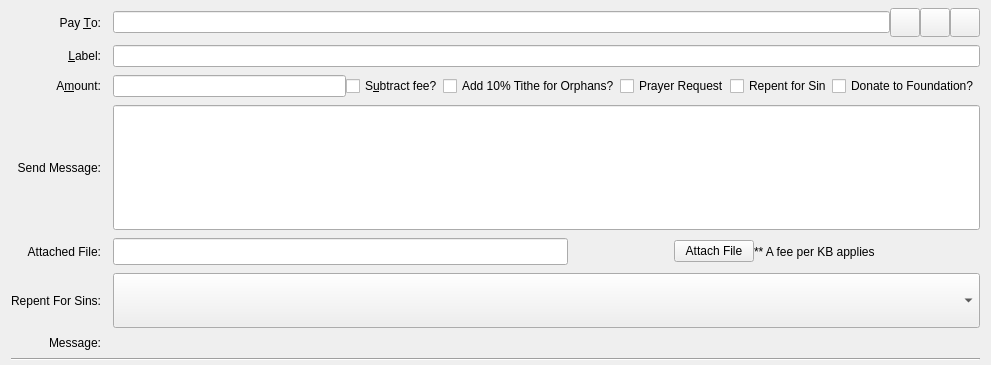
  <widget class="QFrame" name="SendCoins">
   <property name="toolTip">
    <string>This is a normal payment.</string>
   </property>
   <property name="frameShape">
    <enum>QFrame::NoFrame</enum>
   </property>
   <layout class="QGridLayout" name="gridLayout">
    <property name="topMargin">
     <number>8</number>
    </property>
    <property name="bottomMargin">
     <number>4</number>
    </property>
    <property name="horizontalSpacing">
     <number>12</number>
    </property>
    <property name="verticalSpacing">
     <number>8</number>
    </property>
    <item row="0" column="0">
     <widget class="QLabel" name="payToLabel">
      <property name="text">
       <string>Pay &amp;To:</string>
      </property>
      <property name="alignment">
       <set>Qt::AlignRight|Qt::AlignTrailing|Qt::AlignVCenter</set>
      </property>
      <property name="buddy">
       <cstring>payTo</cstring>
      </property>
     </widget>
    </item>
    <item row="0" column="1">
     <layout class="QHBoxLayout" name="payToLayout">
      <property name="spacing">
       <number>0</number>
      </property>
      <item>
       <widget class="QValidatedLineEdit" name="payTo">
        <property name="toolTip">
         <string>The Biblepay address to send the payment to</string>
        </property>
       </widget>
      </item>
      <item>
       <widget class="QToolButton" name="addressBookButton">
        <property name="toolTip">
         <string>Choose previously used address</string>
        </property>
        <property name="text">
         <string/>
        </property>
        <property name="iconSize">
         <size>
          <width>22</width>
          <height>22</height>
         </size>
        </property>
        <property name="shortcut">
         <string>Alt+A</string>
        </property>
       </widget>
      </item>
      <item>
       <widget class="QToolButton" name="pasteButton">
        <property name="toolTip">
         <string>Paste address from clipboard</string>
        </property>
        <property name="text">
         <string/>
        </property>
        <property name="iconSize">
         <size>
          <width>22</width>
          <height>22</height>
         </size>
        </property>
        <property name="shortcut">
         <string>Alt+P</string>
        </property>
       </widget>
      </item>
      <item>
       <widget class="QToolButton" name="deleteButton">
        <property name="toolTip">
         <string>Remove this entry</string>
        </property>
        <property name="text">
         <string/>
        </property>
        <property name="iconSize">
         <size>
          <width>22</width>
          <height>22</height>
         </size>
        </property>
       </widget>
      </item>
     </layout>
    </item>
    <item row="1" column="0">
     <widget class="QLabel" name="labellLabel">
      <property name="text">
       <string>&amp;Label:</string>
      </property>
      <property name="alignment">
       <set>Qt::AlignRight|Qt::AlignTrailing|Qt::AlignVCenter</set>
      </property>
      <property name="buddy">
       <cstring>addAsLabel</cstring>
      </property>
     </widget>
    </item>
    <item row="1" column="1">
     <widget class="QLineEdit" name="addAsLabel">
      <property name="toolTip">
       <string>Enter a label for this address to add it to the list of used addresses</string>
      </property>
     </widget>
    </item>
    <item row="2" column="0">
     <widget class="QLabel" name="amountLabel">
      <property name="text">
       <string>A&amp;mount:</string>
      </property>
      <property name="alignment">
       <set>Qt::AlignRight|Qt::AlignTrailing|Qt::AlignVCenter</set>
      </property>
      <property name="buddy">
       <cstring>payAmount</cstring>
      </property>
     </widget>
    </item>
    <item row="2" column="1">
     <layout class="QHBoxLayout" name="horizontalLayoutAmount" stretch="0,1,0,0,0,0">
      <item>
       <widget class="BitcoinAmountField" name="payAmount">
        <property name="minimumSize">
         <size>
          <width>233</width>
          <height>0</height>
         </size>
        </property>
       </widget>
      </item>
      <item>
       <widget class="QCheckBox" name="checkboxSubtractFeeFromAmount">
        <property name="maximumSize">
         <size>
          <width>100</width>
          <height>16777215</height>
         </size>
        </property>
        <property name="toolTip">
         <string>The fee will be deducted from the amount being sent. The recipient will receive a lower amount of Biblepay than you enter in the amount field. If multiple recipients are selected, the fee is split equally.</string>
        </property>
        <property name="text">
         <string>S&amp;ubtract fee?</string>
        </property>
       </widget>
      </item>
      <item>
       <widget class="QCheckBox" name="checkboxTithe">
        <property name="toolTip">
         <string>Include 10% Tithe for Orphans?</string>
        </property>
        <property name="text">
         <string>Add 10% Tithe for Orphans?</string>
        </property>
       </widget>
      </item>
      <item>
       <widget class="QCheckBox" name="checkboxPrayer">
        <property name="toolTip">
         <string>Prayer Request</string>
        </property>
        <property name="text">
         <string>Prayer Request</string>
        </property>
       </widget>
      </item>
      <item>
       <widget class="QCheckBox" name="checkboxRepent">
        <property name="toolTip">
         <string>Repent for Sin?</string>
        </property>
        <property name="text">
         <string>Repent for Sin</string>
        </property>
       </widget>
      </item>
      <item>
       <widget class="QCheckBox" name="checkboxFoundation">
        <property name="toolTip">
         <string>Donate to Foundation?</string>
        </property>
        <property name="text">
         <string>Donate to Foundation?</string>
        </property>
       </widget>
      </item>
     </layout>
    </item>
    <item row="3" column="0">
     <widget class="QLabel" name="lbl14">
      <property name="text">
       <string>Send Message:</string>
      </property>
      <property name="alignment">
       <set>Qt::AlignRight|Qt::AlignTrailing|Qt::AlignVCenter</set>
      </property>
      <property name="buddy">
       <cstring>Send Custom Message to Recipient</cstring>
      </property>
     </widget>
    </item>
    <item row="3" column="1">
     <layout class="QHBoxLayout" name="horizontalLayout_7">
      <property name="spacing">
       <number>0</number>
      </property>
      <item>
       <widget class="QValidatedLineEdit" name="txtMessage">
        <property name="enabled">
         <bool>true</bool>
        </property>
        <property name="minimumSize">
         <size>
          <width>0</width>
          <height>125</height>
         </size>
        </property>
        <property name="toolTip">
         <string>Send Custom Message to Recipient </string>
        </property>
        <property name="maxLength">
         <number>1000</number>
        </property>
       </widget>
      </item>
     </layout>
    </item>
    <item row="4" column="0">
     <widget class="QLabel" name="lblatt">
      <property name="text">
       <string>Attached File:</string>
      </property>
      <property name="alignment">
       <set>Qt::AlignRight|Qt::AlignTrailing|Qt::AlignVCenter</set>
      </property>
      <property name="buddy">
       <cstring>Attach a file to this message</cstring>
      </property>
     </widget>
    </item>
    <item row="4" column="1">
     <layout class="QHBoxLayout" name="horizontalLayout_71">
      <property name="spacing">
       <number>0</number>
      </property>
      <item>
       <widget class="QValidatedLineEdit" name="txtFile">
        <property name="enabled">
         <bool>true</bool>
        </property>
        <property name="minimumSize">
         <size>
          <width>455</width>
          <height>27</height>
         </size>
        </property>
        <property name="maximumSize">
         <size>
          <width>600</width>
          <height>16777215</height>
         </size>
        </property>
        <property name="toolTip">
         <string>Attached File</string>
        </property>
        <property name="maxLength">
         <number>1000</number>
        </property>
        <property name="readOnly">
         <bool>true</bool>
        </property>
       </widget>
      </item>
      <item>
       <spacer name="horizontalSpacer">
        <property name="orientation">
         <enum>Qt::Horizontal</enum>
        </property>
        <property name="sizeHint" stdset="0">
         <size>
          <width>5</width>
          <height>12</height>
         </size>
        </property>
       </spacer>
      </item>
      <item>
       <widget class="QPushButton" name="btnAttach">
        <property name="text">
         <string>Attach File</string>
        </property>
       </widget>
      </item>
      <item>
       <widget class="QLabel" name="lblIPFSFee">
        <property name="text">
         <string>** A fee per KB applies</string>
        </property>
       </widget>
      </item>
      <item>
       <spacer name="horizontalSpacer_2">
        <property name="orientation">
         <enum>Qt::Horizontal</enum>
        </property>
        <property name="sizeHint" stdset="0">
         <size>
          <width>6</width>
          <height>20</height>
         </size>
        </property>
       </spacer>
      </item>
     </layout>
    </item>
    <item row="5" column="0">
     <widget class="QLabel" name="lblRepent">
      <property name="text">
       <string>Repent For Sins:</string>
      </property>
      <property name="alignment">
       <set>Qt::AlignRight|Qt::AlignTrailing|Qt::AlignVCenter</set>
      </property>
      <property name="buddy">
       <cstring>Repent For Sins:</cstring>
      </property>
     </widget>
    </item>
    <item row="5" column="1">
     <layout class="QHBoxLayout" name="horizontalLayout_72">
      <property name="spacing">
       <number>0</number>
      </property>
      <item>
       <widget class="QComboBox" name="comboRepent">
        <property name="enabled">
         <bool>true</bool>
        </property>
        <property name="minimumSize">
         <size>
          <width>0</width>
          <height>55</height>
         </size>
        </property>
        <property name="toolTip">
         <string>Repent for Sins?</string>
        </property>
        <property name="maxLength" stdset="0">
         <number>1000</number>
        </property>
       </widget>
      </item>
     </layout>
    </item>
    <item row="6" column="0">
     <widget class="QLabel" name="messageLabel">
      <property name="text">
       <string>Message:</string>
      </property>
      <property name="alignment">
       <set>Qt::AlignRight|Qt::AlignTrailing|Qt::AlignVCenter</set>
      </property>
     </widget>
    </item>
    <item row="5" column="1">
     <widget class="QLabel" name="messageTextLabel">
      <property name="toolTip">
       <string>A message that was attached to the Biblepay: URI which will be stored with the transaction for your reference. Note: This message will not be sent over the Biblepay network.</string>
      </property>
      <property name="textFormat">
       <enum>Qt::PlainText</enum>
      </property>
     </widget>
    </item>
    <item row="7" column="0" colspan="2">
     <widget class="Line" name="line">
      <property name="orientation">
       <enum>Qt::Horizontal</enum>
      </property>
     </widget>
    </item>
   </layout>
  </widget>
